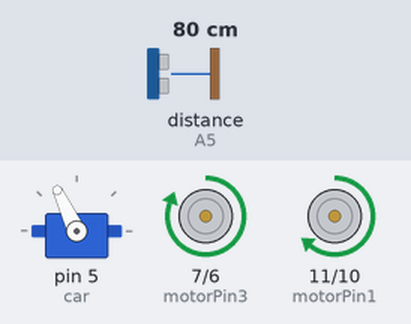
This sketch was run on a simulated Arduino Uno, built with avr-gcc and run on an emulated ATmega328P. On the bench: servo, motor-driver pin pairs drawn as motors (green arrow = first pin HIGH = forward, orange = second pin HIGH = backward, longer = more drive). Inputs (shaded band) come from the test bench; at power-on: distance to the obstacle (sensor on A5) 80 cm. The echo pulse lasts 58.3 µs per cm; what the sketch prints to the serial monitor is not drawn.

Above: at 3.9 s.
4.0 s: distance to the obstacle (sensor on A5) set to 22 cm
5.5 s: distance to the obstacle (sensor on A5) set to 19 cm
At 6.1 s:
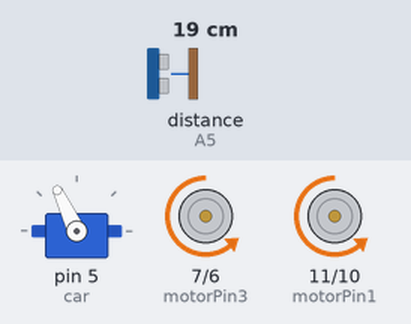
At 7.1 s:
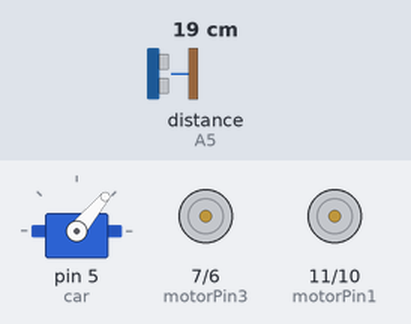
Timing chart, 0 to 14.5 s (numbered marks = the images above; inputs shaded):
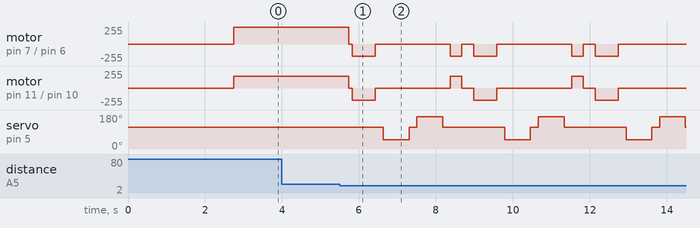

Measured:
- the behaviour switches between 21 and 20 cm on distance to the obstacle (sensor on A5) (found by bisection; images 0 and 1)
- after the input at 4.0 s, every drawn part: stays the same

The sketch:

Car_Robot.ino
```cpp
#include <NewPing.h>
#include <Servo.h>

#define TRIG_PIN A3
#define ECHO_PIN A5
#define MAX_DISTANCE 200
NewPing sonar(TRIG_PIN, ECHO_PIN, MAX_DISTANCE);
Servo car;
int distance = 100;


const int motorPin1  = 11;
const int motorPin2  = 10;
// Motor B
const int motorPin3  = 7;
const int motorPin4  = 6;

void setup() {
  Serial.begin(9600);
  car.attach(5);
  car.write(115);
  delay(2000);
  distance = readPing();
  delay(100);
  distance = readPing();
  delay(100);
  distance = readPing();
  delay(100);
  distance = readPing();
  delay(100);

}

void loop() {

  int distanceR = 0;
  int distanceL = 0;
  delay(40);
  Serial.println(distanceL);

  if (distance <= 20) {
    moveStop();
    delay(100);
    moveBackward();
    delay(600);
    moveStop();
    delay(200);
    distanceR = lookRight();
    delay(200);
    distanceL = lookLeft();
    delay(200);

    if (distanceR >= distanceL) {
      turnRight();
      moveStop();
    } else {
      turnLeft();
      moveStop();
    }
  } else {
    moveForward();

  }

  distance = readPing();

  delay(100);
}

int lookRight() {
  car.write(50);
  delay(500);
  int distance = readPing();
  delay(100);
  car.write(115);
  return distance;
}

int lookLeft() {
  car.write(170);
  delay(500);
  int distance = readPing();
  delay(100);
  car.write(115);
  return distance;
  delay(100);
}

int readPing() {
  delay(70);
  int cm = sonar.ping_cm();
  if (cm == 0) {
    cm = 250;
  }
  return cm;
}

void moveStop() {
  analogWrite(motorPin1, 0);
  analogWrite(motorPin2, 0);
  analogWrite(motorPin3, 0);
  analogWrite(motorPin4, 0);
}

void moveForward() {
  analogWrite(motorPin1, 180);
  analogWrite(motorPin2, 0);
  analogWrite(motorPin3, 180);
  analogWrite(motorPin4, 0);
}

void moveBackward() {
  analogWrite(motorPin1, 0);
  analogWrite(motorPin2, 180);
  analogWrite(motorPin3, 0);
  analogWrite(motorPin4, 180);
}

void turnRight() {
  analogWrite(motorPin1, 180);
  analogWrite(motorPin2, 0);
  analogWrite(motorPin3, 0);
  analogWrite(motorPin4, 180);
  delay(300);
  moveForward();
}

void turnLeft() {
  analogWrite(motorPin1, 0);
  analogWrite(motorPin2, 180);
  analogWrite(motorPin3, 180);
  analogWrite(motorPin4, 0);
  delay(300);
  moveForward();
}
```
